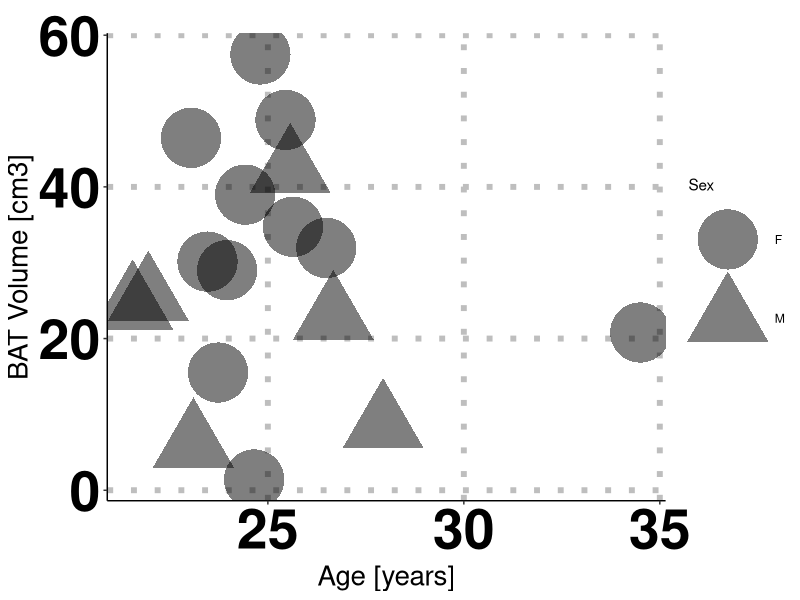
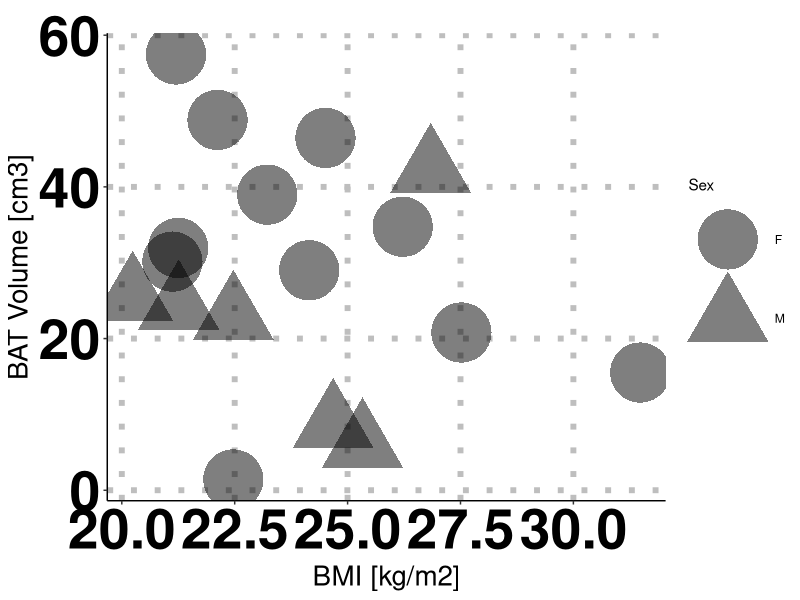

The R script that drew these images, in order:
# ---------------------------------------------------------------------------------------------------------
# CODE FOR PERFORMING STATISTICAL TESTS FOR AJP BAT MANUSCRIPT
# This .R file contains the script to plot Figure 7 and perform the multiple linear regression statistics.
# The script reads the necessary csv files from the ../tidy_data/ folder.
# ---------------------------------------------------------------------------------------------------------

# # Need ggplot2 and plyr
require(ggplot2)
require(plyr)

# Load CSV file into a data frame
fullData = read.csv('../tidy_data/PET_Positive_BAT_tidy_data.csv')

# ---------------------------------------------------------------------------------------------------------
# Pull out the Sex, BMI, Waist Circumference, Age, and BAT volume 
# for all the subjects, only keeping one value per subject

sub_CA = fullData[, "Scan_Temp"]=="CA"
CAData = fullData[sub_CA ,]


Sex = CAData[, "Sex"]
BMI = CAData[, "BMI"]
WaistCirc = CAData[, "Waist_cm"]
Age = CAData[, "Age_yr"]
BAT_vol = CAData[, "BAT_volume_cm3"]

# ---------------------------------------------------------------------------------------------------------
# Plot Figure 7 in two plots:

# BAT Volume vs. Age
g0 = ggplot(CAData, aes(x=Age, y=BAT_vol, shape=Sex)) +
  geom_point(alpha=0.5,size=20) + 
  theme(axis.text=element_text(colour="black", size=40,face="bold"),axis.title=element_text(size=20),
        axis.line = element_line(colour = "black"),
        panel.grid.major = element_line(linetype = 3, colour = "gray", size = 2),
        panel.grid.minor = element_blank(),
        panel.background = element_blank())

g0.labs <- g0 + labs(title = "", x = "Age [years]", y = "BAT Volume [cm3]")
g1 = g0.labs
plot(g1)

# Copy plot to a PNG file
dev.copy(png, file='../figures/Figure_7_Volume_v_Age.png', width=850, height=750)
# Don't forget to close the PNG device!
dev.off()

# BAT Volume vs. BMI
g2 = ggplot(CAData, aes(x=BMI, y=BAT_vol, shape=Sex)) +
  geom_point(alpha=0.5,size=20) + 
  theme(axis.text=element_text(colour="black", size=40,face="bold"),axis.title=element_text(size=20),
        axis.line = element_line(colour = "black"),
        panel.grid.major = element_line(linetype = 3, colour = "gray", size = 2),
        panel.grid.minor = element_blank(),
        panel.background = element_blank())

g2.labs <- g2 + labs(title = "", x = "BMI [kg/m2]", y = "BAT Volume [cm3]")
g3 = g2.labs
plot(g3)

# Copy plot to a PNG file
dev.copy(png, file='../figures/Figure_7_Volume_v_BMI.png', width=850, height=750)
# Don't forget to close the PNG device!
dev.off()


# ---------------------------------------------------------------------------------------------------------
# Display the statistics (R-squared, p-value and confidence interval)

model_BAT <- lm(BAT_vol ~ WaistCirc + BMI + Age + Sex)

print("Figure 7) statistics (R-squared, p-value and confidence interval)")
print(summary(model_BAT))
print(confint(model_BAT, conf.level=0.95))
# ---------------------------------------------------------------------------------------------------------
